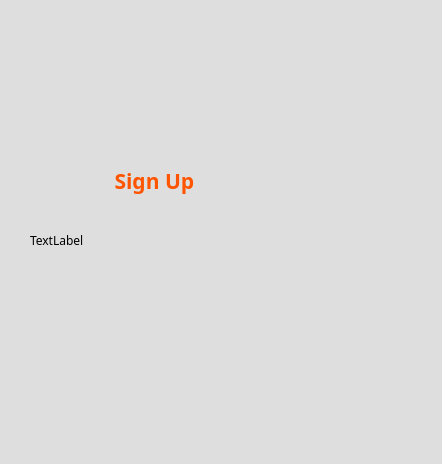
<?xml version="1.0" encoding="UTF-8"?>
<ui version="4.0">
 <class>Dialog</class>
 <widget class="QDialog" name="Dialog">
  <property name="geometry">
   <rect>
    <x>0</x>
    <y>0</y>
    <width>442</width>
    <height>464</height>
   </rect>
  </property>
  <property name="font">
   <font>
    <family>Segoe Print</family>
   </font>
  </property>
  <property name="windowTitle">
   <string>Dialog</string>
  </property>
  <property name="styleSheet">
   <string notr="true">background-color: rgb(222, 222, 222);</string>
  </property>
  <widget class="QLabel" name="label">
   <property name="geometry">
    <rect>
     <x>0</x>
     <y>0</y>
     <width>441</width>
     <height>171</height>
    </rect>
   </property>
   <property name="autoFillBackground">
    <bool>false</bool>
   </property>
   <property name="styleSheet">
    <string notr="true">background-image:url(:/newPrefix/LogoAnoboy.png)</string>
   </property>
   <property name="text">
    <string/>
   </property>
   <property name="pixmap">
    <pixmap resource="Login.qrc">:/newPrefix/LogoAnoboy.png</pixmap>
   </property>
   <property name="scaledContents">
    <bool>true</bool>
   </property>
  </widget>
  <widget class="QLabel" name="label_2">
   <property name="geometry">
    <rect>
     <x>0</x>
     <y>150</y>
     <width>441</width>
     <height>61</height>
    </rect>
   </property>
   <property name="font">
    <font>
     <family>Segoe Print</family>
     <pointsize>16</pointsize>
     <weight>75</weight>
     <bold>true</bold>
    </font>
   </property>
   <property name="styleSheet">
    <string notr="true">color: rgb(255, 85, 0);</string>
   </property>
   <property name="text">
    <string>                     Sign Up</string>
   </property>
  </widget>
  <widget class="QLabel" name="label_3">
   <property name="geometry">
    <rect>
     <x>30</x>
     <y>230</y>
     <width>81</width>
     <height>21</height>
    </rect>
   </property>
   <property name="text">
    <string>TextLabel</string>
   </property>
  </widget>
 </widget>
 <resources>
  <include location="Login.qrc"/>
 </resources>
 <connections/>
</ui>
